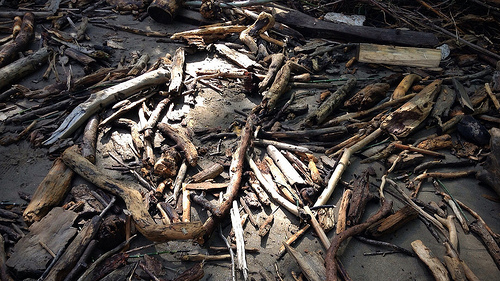
%> input picture Part-2/NoWaterTesting/no_watertest[10].jpg, 500 x 281 px; its folder holds only this picture in this run
$ octave k_means.m   (GNU Octave 9; MATLAB toolbox functions it lacks are replaced by stand-ins)
%> lines starting %> are read from the running program, lines starting %| are printed output that depends on the picture
clear

%K means

files = dir('C:/Users/Jordan/Documents/This Semester/ECE 759/Project2/NoWaterTesting/*.jpg');
path = 'C:/Users/Jordan/Documents/This Semester/ECE 759/Project2/NoWaterTesting/';
i = 1;
x = zeros(1,10);
y = zeros(1,10);
for file = files'
    RGB = imread(strcat(path,file.name));
%> RGB is the input picture: size 281x500x3 uint8; mean R, G, B 76.7, 70, 66.1
    x(i) = mean2(RGB);
    std_dev = std2(RGB);
%> std_dev = 50.33
    y(i) = std_dev^2;
    i = i + 1;
end

files = dir('C:/Users/Jordan/Documents/This Semester/ECE 759/Project2/ImagesWithWaterTESTING/*.jpg');
path = 'C:/Users/Jordan/Documents/This Semester/ECE 759/Project2/ImagesWithWaterTESTING/';
i = 1;
h = zeros(1,10);
k = zeros(1,10);
for file = files'
    RGB = imread(strcat(path,file.name));
    r = RGB(:,:,1);
    g = RGB(:,:,2);
    b = RGB(:,:,3);
    t = find((r>240) & (g>220) & (b<50));
    r(t) = [];
    g(t) = [];
    b(t) = [];
    RGB = cat(3,r,g,b);
    h(i) = mean2(RGB);
    std_dev = std2(RGB);
    k(i) = std_dev^2;
    i = i + 1;
end

a = 0:.01:200;
b = -22.5*a + 6000;
figure(1)
plot(x,y,'r*',h,k,'b+')
hold on
plot(a,b, 'g')
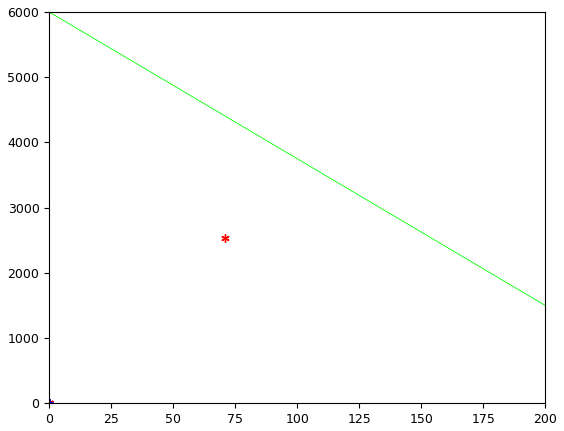
%> figure redrawn from the program's plot data; curve peaks at x = 0, y = 6000


A = [x; y];
%> A = 10 columns, first 8: [70.91 0 0 0 0 0 0 0; 2533.1 0 0 0 0 0 0 0]
B = [h; k];
X = vertcat(A',B');
%> X = 20 rows, first 12: [70.91 2533.1; 0 0; 0 0; 0 0; 0 0; 0 0; 0 0; 0 0; 0 0; 0 0; 0 0; 0 0]

[idx, C] = kmeans(X,2);
%> idx = 20 values, max 2 at index 1, min 1 at index 2, mean 1.05; C = [0 0; 70.91 2533.1]

figure(2)
plot(X(idx==1,1),X(idx==1,2),'b+','MarkerSize',12)
hold on
plot(X(idx==2,1),X(idx==2,2),'r*','MarkerSize',12)
plot(C(:,1),C(:,2),'kx',...
     'MarkerSize',15,'LineWidth',3)
legend('Cluster 1','Cluster 2','Centroids',...
       'Location','NW')
title 'Cluster Assignments and Centroids'
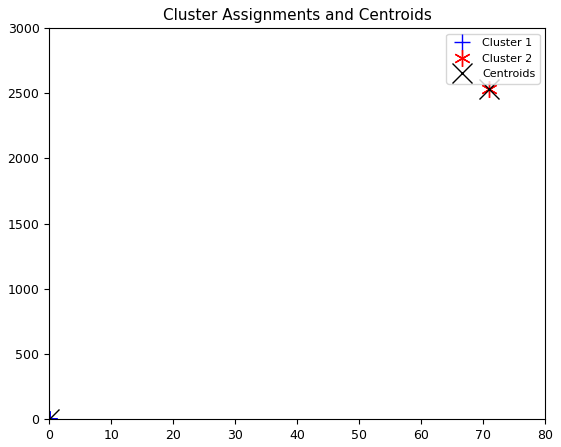
%> figure redrawn from the program's plot data
hold off

$ run again, on Part-2/NoWaterTesting/no_watertest[4].jpg
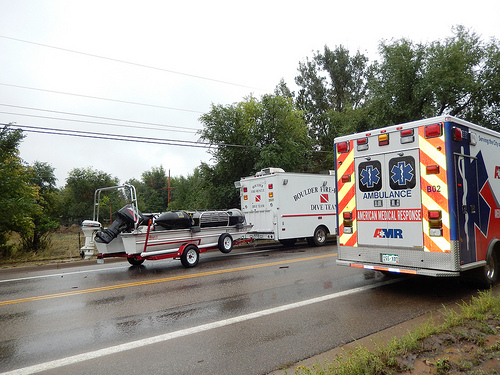
%> input picture Part-2/NoWaterTesting/no_watertest[4].jpg, 500 x 375 px
%> RGB is the input picture: size 375x500x3 uint8; mean R, G, B 153.6, 150.7, 142.9
%> std_dev = 57.78
%> A = 10 columns, first 8: [149.1 0 0 0 0 0 0 0; 3338.7 0 0 0 0 0 0 0]
%> X = 20 rows, first 12: [149.1 3338.7; 0 0; 0 0; 0 0; 0 0; 0 0; 0 0; 0 0; 0 0; 0 0; 0 0; 0 0]
%> idx = 20 values, max 2 at index 1, min 1 at index 2, mean 1.05; C = [0 0; 149.1 3338.7]
%> `title 'Cluster Assignments and Centroids'`:
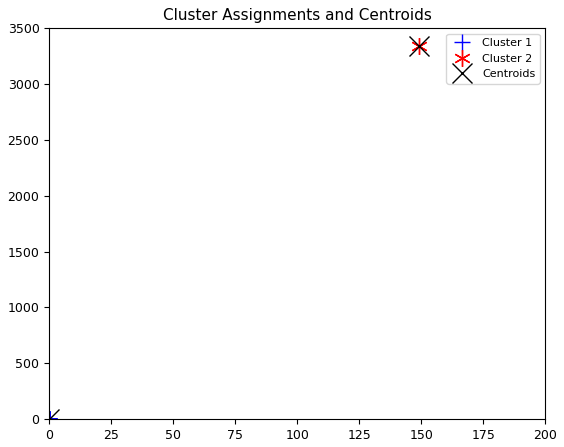
%> figure redrawn from the program's plot data

$ run again, on Part-2/NoWaterTesting/no_watertest[5].jpg
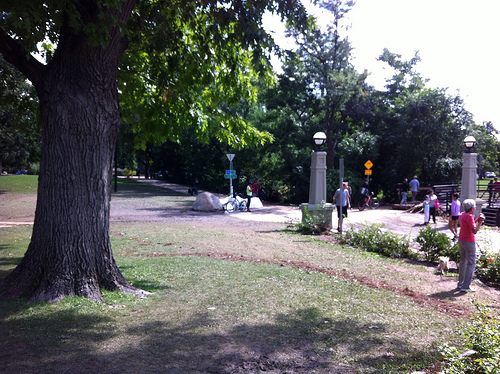
%> input picture Part-2/NoWaterTesting/no_watertest[5].jpg, 500 x 374 px
%> RGB is the input picture: size 374x500x3 uint8; mean R, G, B 101.1, 102.2, 100.7
%> std_dev = 60.96
%> A = 10 columns, first 8: [101.3 0 0 0 0 0 0 0; 3716.5 0 0 0 0 0 0 0]
%> X = 20 rows, first 12: [101.3 3716.5; 0 0; 0 0; 0 0; 0 0; 0 0; 0 0; 0 0; 0 0; 0 0; 0 0; 0 0]
%> idx = 20 values, max 2 at index 1, min 1 at index 2, mean 1.05; C = [0 0; 101.3 3716.5]
%> `title 'Cluster Assignments and Centroids'`:
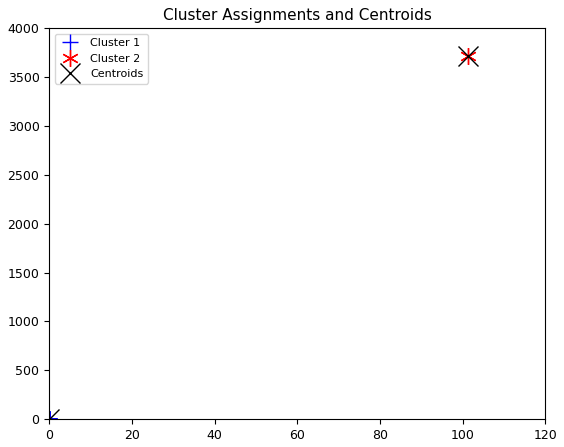
%> figure redrawn from the program's plot data

$ run again, on Part-2/NoWaterTesting/no_watertest[6].jpg
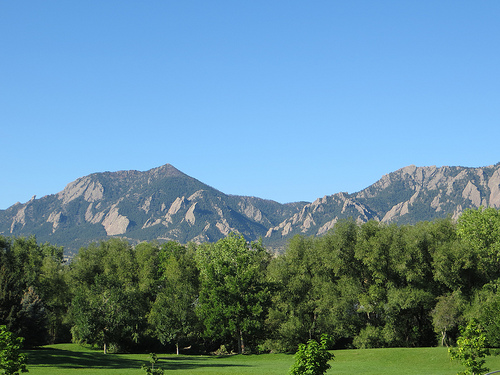
%> input picture Part-2/NoWaterTesting/no_watertest[6].jpg, 500 x 375 px
%> RGB is the input picture: size 375x500x3 uint8; mean R, G, B 100.8, 138.3, 153.4
%> std_dev = 51.55
%> A = 10 columns, first 8: [130.8 0 0 0 0 0 0 0; 2657 0 0 0 0 0 0 0]
%> X = 20 rows, first 12: [130.8 2657; 0 0; 0 0; 0 0; 0 0; 0 0; 0 0; 0 0; 0 0; 0 0; 0 0; 0 0]
%> idx = 20 values, max 2 at index 1, min 1 at index 2, mean 1.05; C = [0 0; 130.8 2657]
%> `title 'Cluster Assignments and Centroids'`:
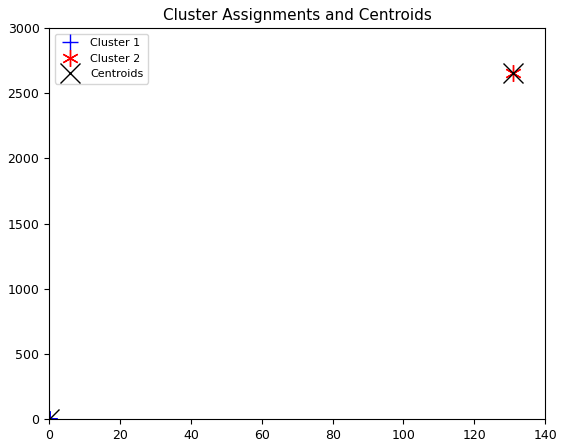
%> figure redrawn from the program's plot data

$ run again, on Part-2/NoWaterTesting/no_watertest[1].jpg
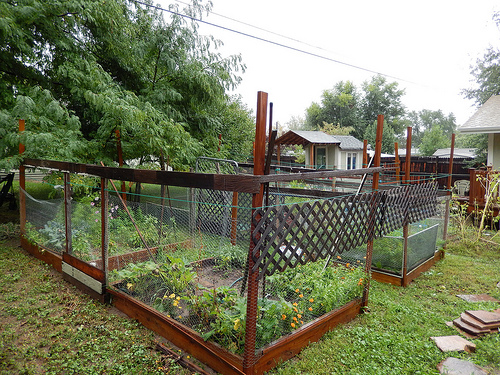
%> input picture Part-2/NoWaterTesting/no_watertest[1].jpg, 500 x 375 px
%> RGB is the input picture: size 375x500x3 uint8; mean R, G, B 121.3, 125.5, 98.5
%> std_dev = 59.64
%> A = 10 columns, first 8: [115.1 0 0 0 0 0 0 0; 3556.7 0 0 0 0 0 0 0]
%> X = 20 rows, first 12: [115.1 3556.7; 0 0; 0 0; 0 0; 0 0; 0 0; 0 0; 0 0; 0 0; 0 0; 0 0; 0 0]
%> idx = 20 values, max 2 at index 1, min 1 at index 2, mean 1.05; C = [0 0; 115.1 3556.7]
%> `title 'Cluster Assignments and Centroids'`:
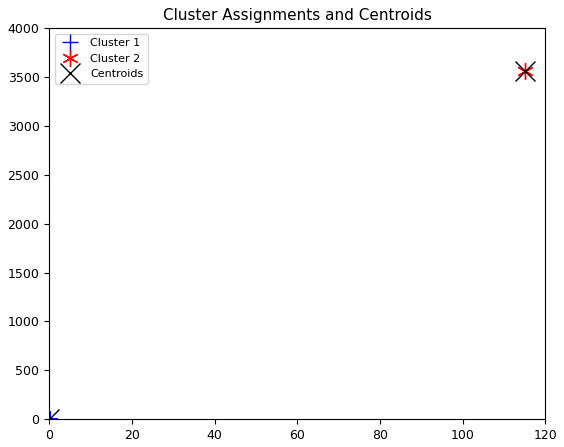
%> figure redrawn from the program's plot data
